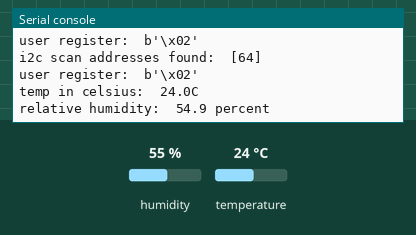
The program below on a simulated MicroPython board. On the bench: the last lines printed to the serial console. The test bench sets the inputs (shaded band); at power-on: humidity 55 %, temperature 24 °C.

Above: at 1.2 s.
1.3 s: humidity set to 22 %
4.3 s: temperature set to 12 °C
At 5.8 s:
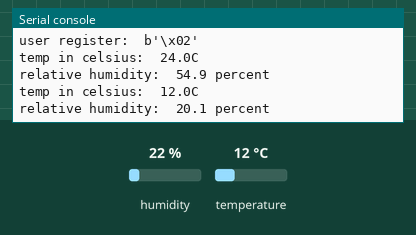
7.3 s: humidity set to 40 %
At 10.9 s:
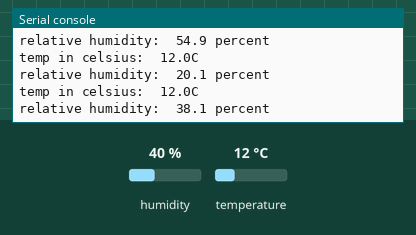
Timing chart, 0 to 12.4 s (numbered marks = the images above; inputs shaded):
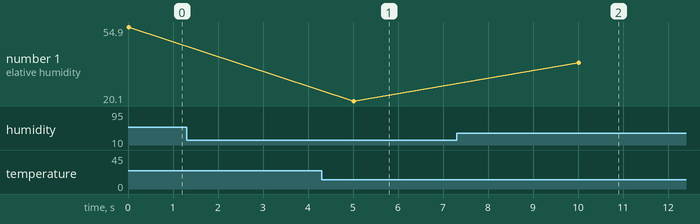

Measured:
- after the input at 4.3 s, the serial console: prints a new line after 0.72 s (image 1)
- after the input at 7.3 s, the serial console: prints a new line after 2.7 s (image 2)
- plotted number 1: 54.9 → 20.1 after the input at 4.3 s, 20.1 → 38.1 after the input at 7.3 s

The program:

TE_HTU21D_i2c.py
```python
# Micropython code example for Digi International Xbee3
# 802.15.4 module interface to TE Weather Shield HTU21D
# digital humidity and temperature sensor over I2C
# XB3 mounted in Grove dev board
#
#


from micropython import const
import utime
import ustruct
import machine

# set register format for HTU21D
REGISTER_FORMAT = '>h' # ">" big endian, "h" 2 bytes
REGISTER_SHIFT = 4 # rightshift 4 for 12 bit resolution

r_user = const(0xE7) # read user register command
w_user = const(0xE6) # write user register command
t_temp = const(0xE3) # trigger temperature measurement, hold master
t_humi = const(0xE5) # trigger humidity measurement, hold master


# set i2c clock to 100KHz
# TE HTU21D i2c adress = 0x40
i2c = machine.I2C(1, freq=100000)
slave_addr = 0x40

# scan i2c bus for active addresses
def scan_I2C():
  devices = i2c.scan()
  return devices


#read user register command 0xE7, default value = 0x02
# default resolution RH 12bit, T 14bit
def read_user():
  data = bytearray([r_user])
  i2c.writeto(slave_addr, data)
  value = i2c.readfrom(slave_addr, 1)
  return value

print ('user register: ',read_user())

#read temperature: send trigger temp command 0xE3
# read 2 temp bytes and shift 2 places for 14bit
def read_temp():
  data = bytearray([t_temp])
  i2c.writeto(slave_addr, data)
  raw_t = i2c.readfrom(slave_addr, 2)
  REGISTER_SHIFT = 2
  temp = ustruct.unpack(REGISTER_FORMAT, raw_t)[0] >> REGISTER_SHIFT
  value = ((temp/16384)*175.72) - 46.85 # calculate temp in celsius
  return value


#read rh: send trigger rh command 0xE5
def read_rh():
  data = bytearray([t_humi])
  i2c.writeto(slave_addr, data)
  raw_rh = i2c.readfrom(slave_addr, 2) # raw RH is 2 bytes
  raw_value = int.from_bytes(raw_rh, "big") # use builtin to convert to integer
  rh_tc = (-0.15)*(25 - read_temp())# RH temp compensation
  rh_value = (((raw_value/65536)*125) - 6) + rh_tc # calculate RH
  return rh_value


# **************** Main Program *********************************

print ('i2c scan addresses found: ',scan_I2C())
print ('user register: ',read_user())

while True:
  print ('temp in celsius: ','%.1fC' % read_temp())
  print ('relative humidity: ', '%.1f percent' % read_rh())
  utime.sleep(5.0)
```
